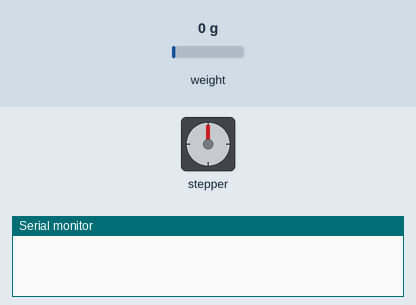
A sketch run on a simulated ESP32. Shown: stepper motor, the last lines printed to the serial monitor. Wiring (inferred from the names in the program): stepper motor driver (200 steps per turn assumed): step GPIO 27; direction GPIO 26. Inputs (shaded band) come from the test bench; at power-on: weight on the scale 0 g.

Above: at 0.0 s.
At 2.2 s:
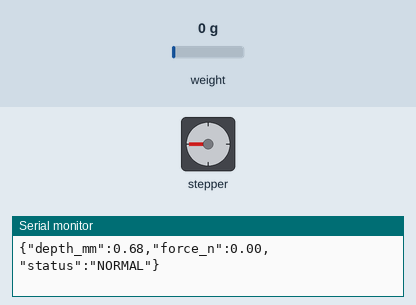
2.3 s: weight on the scale set to 2500 g
At 5.1 s:
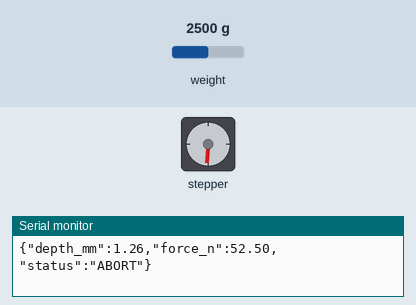
Timing chart, 0 to 61.2 s (numbered marks = the images above; inputs shaded):
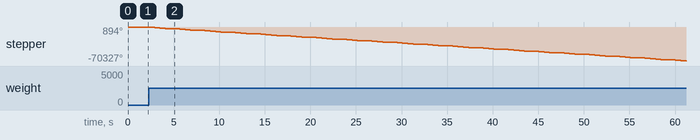

The sketch:

main.ino
```cpp
#include <Arduino.h>
#include <Wire.h>
#include "HX711.h"

// Pin Definitions based on Project Architecture
const int STEP_PIN = 27;
const int DIR_PIN = 26;
const int LOADCELL_DOUT_PIN = 16;
const int LOADCELL_SCK_PIN = 4;

HX711 scale;

// Control Flags & Variables
volatile bool emergencyStop = false;
float currentForceN = 0.0;
long currentStepCount = 0;

// Task Handles for Dual-Core FreeRTOS Partitioning
TaskHandle_t Core0TaskHandle;
TaskHandle_t Core1TaskHandle;

// --- CORE 0: Motor Control & Real-Time 45N Safety Interlock (<50ms response) ---
void Core0MotorTask(void * pvParameters) {
  digitalWrite(DIR_PIN, HIGH); // Set downward descent direction

  while (true) {
    if (emergencyStop) {
      // High-speed reverse retraction on obstacle abort
      digitalWrite(DIR_PIN, LOW);
      for (int i = 0; i < 2000; i++) { // Retract steps
        digitalWrite(STEP_PIN, HIGH);
        delayMicroseconds(500);
        digitalWrite(STEP_PIN, LOW);
        delayMicroseconds(500);
      }
      vTaskDelay(pdMS_TO_TICKS(1000)); // Pause after abort
      continue;
    }

    // Check safety threshold (45 N limit)
    if (currentForceN >= 45.0) {
      emergencyStop = true;
      Serial.println(F("{\"status\":\"OBSTACLE_ABORT\",\"force_n\":45.0}"));
      continue;
    }

    // Normal downward step pulse (2 mm/s profile)
    digitalWrite(STEP_PIN, HIGH);
    delayMicroseconds(800); // Adjust speed spacing
    digitalWrite(STEP_PIN, LOW);
    delayMicroseconds(800);
    currentStepCount++;

    vTaskDelay(1); // Yield to FreeRTOS watchdog
  }
}

// --- CORE 1: Sensor Acquisition, Optical Readings & Telemetry ---
void Core1SensorTask(void * pvParameters) {
  while (true) {
    if (scale.is_ready()) {
      long reading = scale.read();
      // Calibration factor conversion to Newtons (placeholder scale conversion)
      currentForceN = (float)reading / 20000.0;
    }

    // Format structured JSON telemetry packet
    Serial.print(F("{\"depth_mm\":"));
    Serial.print(currentStepCount * 0.0025); // Step-to-depth resolution factor
    Serial.print(F(",\"force_n\":"));
    Serial.print(currentForceN);
    Serial.print(F(",\"status\":\""));
    Serial.print(emergencyStop ? F("ABORT") : F("NORMAL"));
    Serial.println(F("\"}"));

    vTaskDelay(pdMS_TO_TICKS(500)); // Telemetry update interval
  }
}

void setup() {
  Serial.begin(115200);
  pinMode(STEP_PIN, OUTPUT);
  pinMode(DIR_PIN, OUTPUT);

  scale.begin(LOADCELL_DOUT_PIN, LOADCELL_SCK_PIN);
  scale.set_gain(128); // Channel A gain 128 for high resolution
  scale.tare();        // Tare scale at top stroke limit

  // Pin Core 0 to Motor Control & Safety Interlock
  xTaskCreatePinnedToCore(
    Core0MotorTask,   /* Task function */
    "Core0Motor",     /* Name of task */
    4096,             /* Stack size of task */
    NULL,             /* Parameter of the task */
    3,                /* Priority (higher priority for safety) */
    &Core0TaskHandle, /* Task handle */
    0                 /* Core ID (0) */
  );

  // Pin Core 1 to Sensor Acquisition & Telemetry
  xTaskCreatePinnedToCore(
    Core1SensorTask,  /* Task function */
    "Core1Sensor",    /* Name of task */
    4096,             /* Stack size of task */
    NULL,             /* Parameter of the task */
    1,                /* Priority */
    &Core1TaskHandle, /* Task handle */
    1                 /* Core ID (1) */
  );
}

void loop() {
  // Empty because all execution is handled deterministically via FreeRTOS cores
  vTaskDelete(NULL);
}
```
